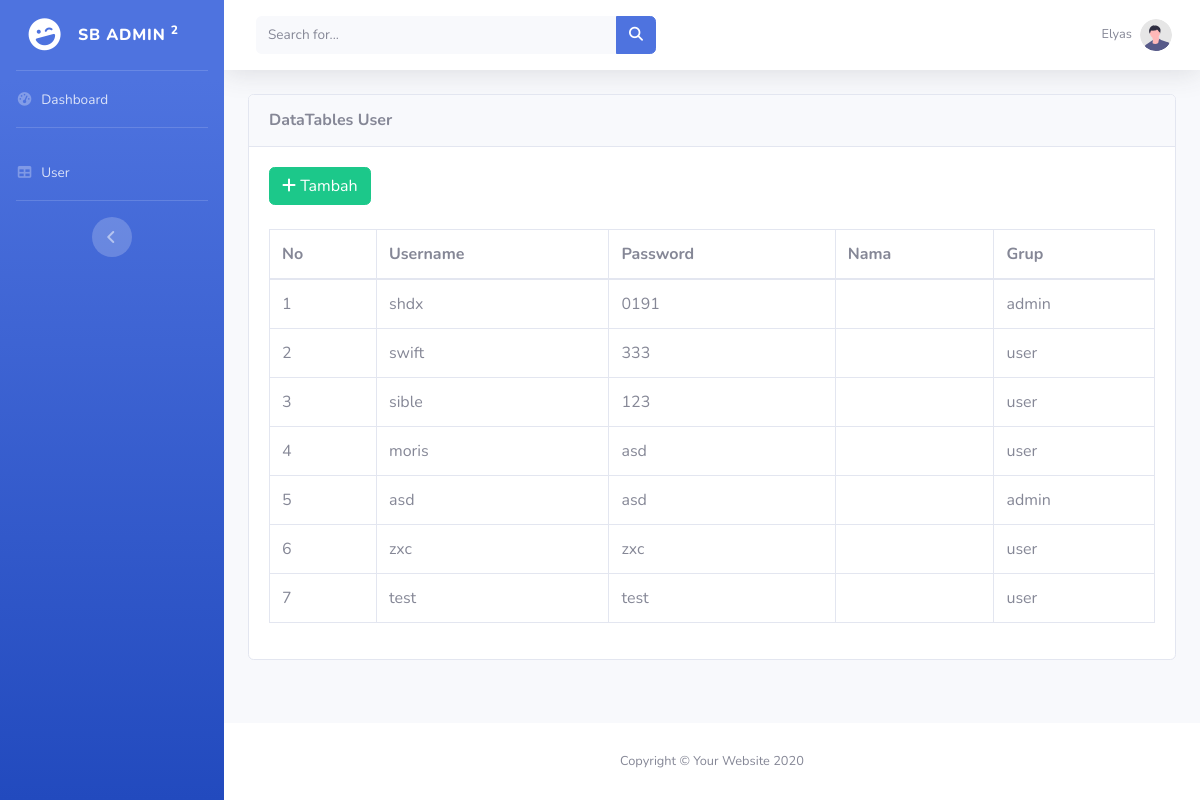
Screenshot of /index.php/mahasiswa with the database file from the repository.
### tables this page shows
CREATE TABLE `user` (
  `id` int(11) NOT NULL,
  `username` varchar(15) NOT NULL,
  `password` varchar(15) NOT NULL,
  `grup` int(2) NOT NULL
);

CREATE TABLE `grup` (
  `id_grup` int(11) NOT NULL,
  `grup` varchar(5) NOT NULL
);

### application/controllers/Mahasiswa.php (called while the page is built, shortened)
<?php
class Mahasiswa extends CI_Controller{
	public function index(){
			$data['user'] = $this->Mahasiswa_model->getAll()->result();
			$this->template->views('crud/home_mahasiswa',$data);
	}
}
?>

### index.php (called while the page is built, shortened)
<?php
require_once BASEPATH.'core/CodeIgniter.php';

### application/models/Mahasiswa_model.php (called while the page is built, shortened)
<?php
class Mahasiswa_model extends CI_Model{
	function getAll(){
		$this->db->select('*');
		$this->db->from('user');
		$this->db->join('grup', 'user.grup = grup.id_grup');
		$query = $this->db->get();
		return $query;
	}
}
?>

### application/views/crud/home_mahasiswa.php (the view, shortened to what this page needs)
<head>
</head>
<div class="card shdow mb-4">
	<div class="card-header py-3">
		<h6 class="m-0 font-weight-bold text primary">DataTables User</h6>
	</div>
	<div class="card-body">
		<div class="table-responsive">
			<a href="<?php echo base_url('Mahasiswa/tambah')?>" class="btn btn-success" role="button"><i
					class="fas fa-plus"></i> Tambah</a>
			<br>
			<br>
			<table class="table table-bordered" id="dataTable" width="100%" cellspacing="0">
				<thead>
					<tr>
						<th>No</th>
						<th>Username</th>
						<th>Password</th>
						<th>Nama</th>
						<th>Grup</th>
					</tr>
				</thead>
				<tfoot>
					<tbody>
						<?php
              $no = 1;
              foreach ($user as $baris) {
            ?>
						<tr>
							<td><?php echo $no++; ?></td>
							<td><?php echo $baris->username; ?></td>
							<td><?php echo $baris->password; ?></td>
							<td><?php echo $baris->nama; ?></td>
							<td><?php echo $baris->grup; ?></td>
						</tr>
						<?php } ?>
					</tbody>
			</table>
		</div>
	</div>
</div>

### application/views/Admin/_Template/head.php (shortened to what this page needs)
<link href="<?= base_url()?>/vendor/fontawesome-free/css/all.min.css" rel="stylesheet" type="text/css">
<link href="<?= base_url()?>/public/css/sb-admin-2.min.css" rel="stylesheet">

### application/views/Admin/_Template/topbar.php (shortened to what this page needs)
<nav class="navbar navbar-expand navbar-light bg-white topbar mb-4 static-top shadow">
	<form class="d-none d-sm-inline-block form-inline mr-auto ml-md-3 my-2 my-md-0 mw-100 navbar-search">
		<div class="input-group">
			<input type="text" class="form-control bg-light border-0 small" placeholder="Search for..." aria-label="Search"
				aria-describedby="basic-addon2">
			<div class="input-group-append">
				<button class="btn btn-primary" type="button">
					<i class="fas fa-search fa-sm"></i>
				</button>
			</div>
		</div>
	</form>
	<ul class="navbar-nav ml-auto">
		<li class="nav-item dropdown no-arrow d-sm-none">
		<li class="nav-item dropdown no-arrow">
			<a class="nav-link dropdown-toggle" href="#" id="userDropdown" role="button" data-toggle="dropdown"
				aria-haspopup="true" aria-expanded="false">
				<span class="mr-2 d-none d-lg-inline text-gray-600 small">Elyas</span>
				<img class="img-profile rounded-circle" src="<?= base_url();?>/public/img/undraw_profile.svg">
			</a>
		</li>
	</ul>
</nav>

### application/views/Admin/_Template/sidebar.php
<ul class="navbar-nav bg-gradient-primary sidebar sidebar-dark accordion" id="accordionSidebar">
     <a class="sidebar-brand d-flex align-items-center justify-content-center" href="index">
       <div class="sidebar-brand-icon rotate-n-15">
         <i class="fas fa-laugh-wink"></i>
       </div>
       <div class="sidebar-brand-text mx-3">SB Admin <sup>2</sup></div>
     </a>
     <hr class="sidebar-divider my-0">
     <li class="nav-item">
       <a class="nav-link" href="index">
         <i class="fas fa-fw fa-tachometer-alt"></i>
         <span>Dashboard</span></a>
     </li>
     <hr class="sidebar-divider">
     <li class="nav-item">
       <a class="nav-link active" href="index">
         <i class="fas fa-fw fa-table "></i>
         <span>User</span></a>
     </li>
     <hr class="sidebar-divider d-none d-md-block">
     <div class="text-center d-none d-md-inline">
       <button class="rounded-circle border-0" id="sidebarToggle"></button>
     </div>
   </ul>

### application/views/Admin/_Template/content.php
 <div class="container-fluid">
        <?= @$konten; ?>
</div>

### application/views/Admin/_Template/footer.php
<div class="container my-auto">
    <div class="copyright text-center my-auto">
        <span>Copyright &copy; Your Website 2020</span>
    </div>
</div>

### application/libraries/Template.php
<?php
 class Template {
 protected $_ci;
 function __construct() {
 $this->_ci = &get_instance();
 }
 function views($template = NULL, $data = NULL) {
 if ($template != NULL) {
 $data['head'] = $this->_ci->load->view('Admin/_Template/head', $data, TRUE);
 $data['topbar'] = $this->_ci->load->view('Admin/_Template/topbar', $data, TRUE);
 $data['sidebar'] = $this->_ci->load->view('Admin/_Template/sidebar', $data, TRUE);
 $data['konten'] = $this->_ci->load->view($template, $data, TRUE);
$data['content'] = $this->_ci->load->view('Admin/_Template/content', $data, TRUE);
$data['footer'] = $this->_ci->load->view('Admin/_Template/footer', $data, TRUE);
echo $data['Template']= $this->_ci->load->view('Admin/_Template/Template', $data, TRUE); }}}?>

### application/views/Admin/_Template/template.php (shortened to what this page needs)
<!DOCTYPE html>
<html lang="en">
<?= @$head; ?>
<body id="page-top">
	<div id="wrapper">
		<?= @$sidebar;  ?>
		<div id="content-wrapper" class="d-flex flex-column">
			<div id="content">
				<?= @$topbar; ?>
				<?= @$content; ?>
		</div>
		<footer class="sticky-footer bg-white">
				<?= @$footer; ?>
			</footer>
	</div>
</body>
</html>

### rows the page displays
user: username "shdx", password "0191", grup.grup "admin"
user: username "swift", password "333", grup.grup "user"
user: username "sible", password "123", grup.grup "user"
user: username "moris", password "asd", grup.grup "user"
user: username "asd", password "asd", grup.grup "admin"
user: username "zxc", password "zxc", grup.grup "user"
user: username "test", password "test", grup.grup "user"
